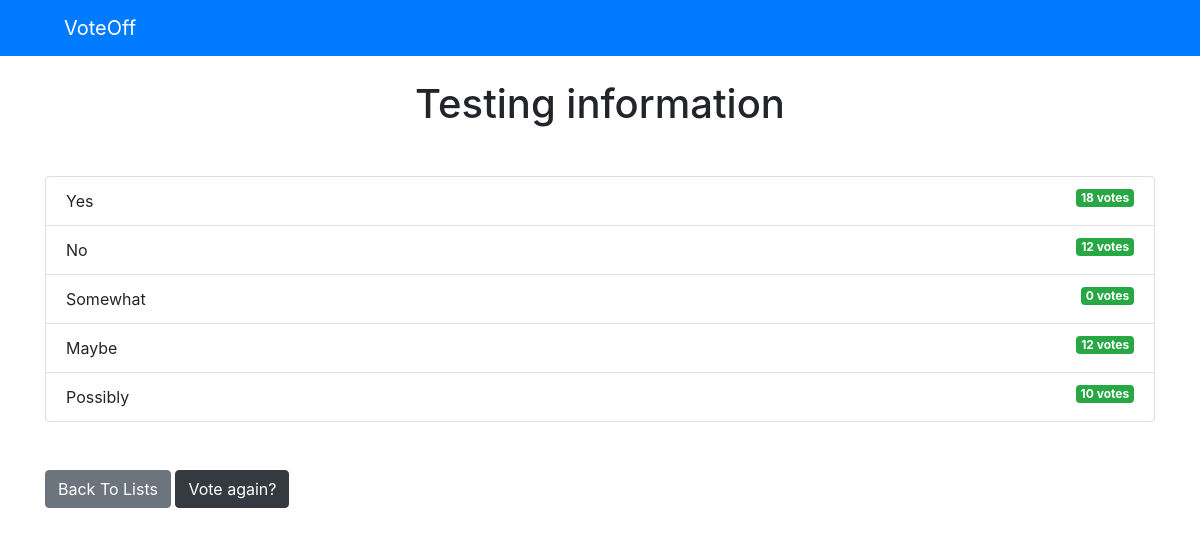
Before: /lists/3/results/ with the older database file.
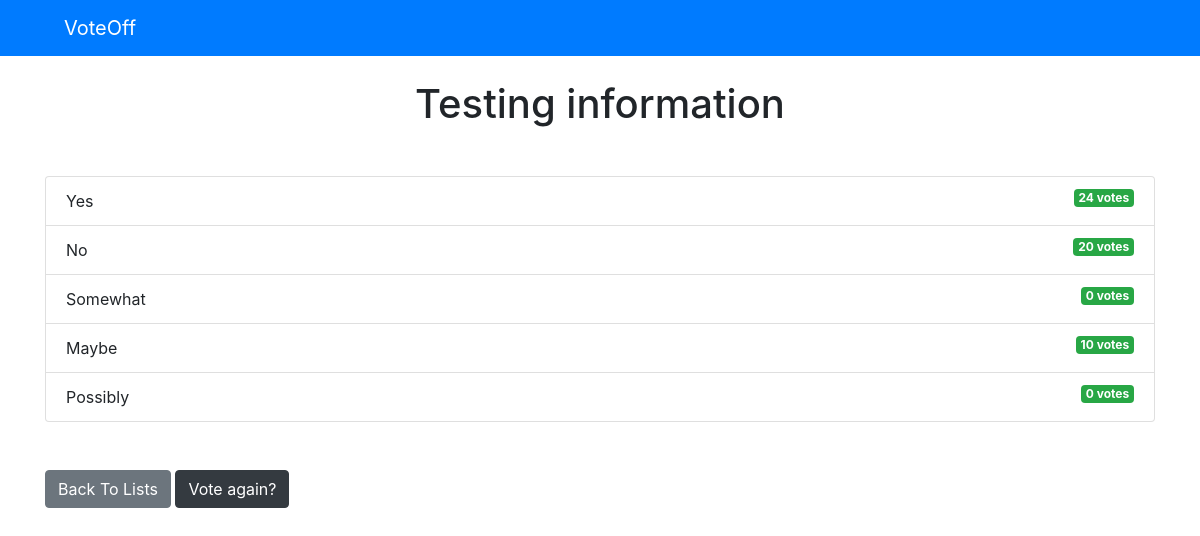
After: the same page with the newer database file.
### lists/models.py (models this page shows, shortened)
class Question(models.Model):
    question_text = models.CharField(max_length=200)
    pub_date = models.DateTimeField('date published')

class Choice(models.Model):
    question = models.ForeignKey(Question, on_delete=models.CASCADE)
    choice_text = models.CharField(max_length=200)
    votes = models.IntegerField(default=0)

### lists/views.py (the view)
# urls.py: path('<int:question_id>/results/', views.results, name='results'),
def results(request, question_id):
    question = get_object_or_404(Question, pk=question_id)
    return render(request, 'lists/results.html', { 'question': question })

### templates/lists/results.html
{% extends 'base.html' %}
{% block content %}
<h1 class="mb-5 text-center">{{ question.question_text }}</h1>
<ul class="list-group mb-5">
	{% for choice in question.choice_set.all %}
	<li class="list-group-item">
		{{ choice.choice_text }}  <span class="badge badge-success float-right">{{ choice.votes }} vote{{ choice.votes | pluralize }}</span>
	</li>
	{% endfor %}
</ul>
<a class="btn btn-secondary" href="{% url 'lists:index' %}">Back To Lists</a>
<a class="btn btn-dark" href="{% url 'lists:detail' question.id %}">Vote again?</a>
{% endblock %}

### templates/base.html (shortened to what this page needs)
{% load static %}
<!DOCTYPE html>
<html lang="en">
<head>
    {% load static %}
    <link rel="stylesheet" href="https://stackpath.bootstrapcdn.com/bootstrap/4.4.1/css/bootstrap.min.css"
>
    <link rel="stylesheet" type="text/css" href="{% static 'css/main.css' %}">
</head>
<body>
    {% include 'partials/_navbar.html' %}
    <div class="container">
                {% block content %}{% endblock %}
    </div>
</body>
</html>

### templates/partials/_navbar.html
<div class="navbar navbar-dark bg-primary mb-4">
        <div class="navbar-content">
                <a class="navbar-brand" href='/'>VoteOff</a>
        </div>
</div>

### static/css/main.css (style rules this page uses)
.navbar-content { padding-left: 3rem; }

Changed rows visible on the page:
changed Choice "Yes": votes "18" → "24"
changed Choice "No": votes "12" → "20"
changed Choice "Maybe": votes "12" → "10"
changed Choice "Possibly": votes "10" → "0"
